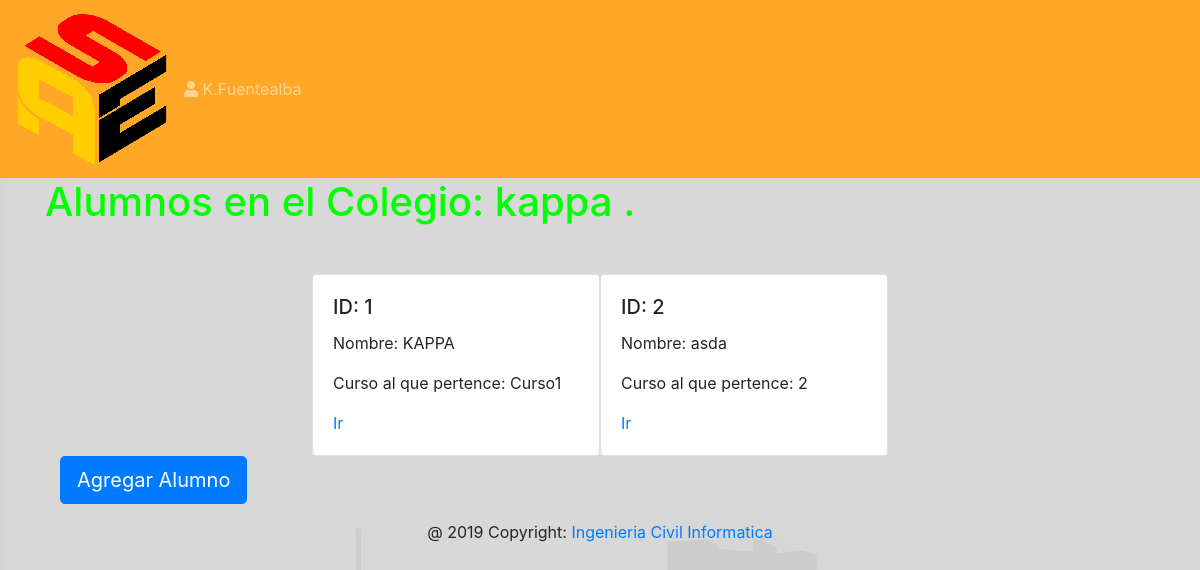
Page /Alumnos/ (signed in) on the earlier database version.
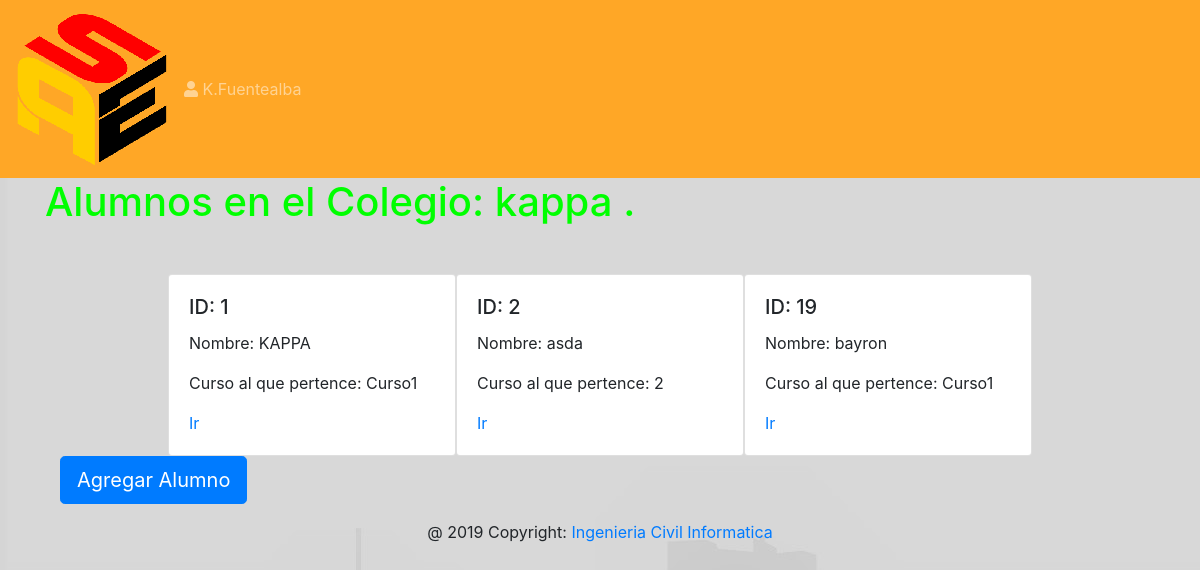
Same page on the later database version.
### Registro/models.py (models this page shows, shortened)
class Alumno(models.Model):
	user = models.OneToOneField(User, on_delete=models.CASCADE, blank=True, null=True)
	GENDER_CHOICES = (
        ('M', 'Male'),
        ('F', 'Female'),
    )
	rut=models.CharField(max_length=10)
	usercreado=models.PositiveIntegerField(default=0, blank=True, null=True)
	tipouser=models.PositiveIntegerField(blank=True, null=True)
	nombre=models.CharField(max_length=20)
	apellido=models.CharField(max_length=20)
	fechanacimiento=models.DateTimeField()
	curso=models.ForeignKey(Curso,on_delete=models.CASCADE)
	sexo = models.CharField(max_length=1,choices=GENDER_CHOICES)
	alumno=models.Manager()

class Curso(models.Model):
	nombrecurso=models.CharField(max_length=20)
	codigo_curso=models.CharField(max_length=4)
	colegio= models.ForeignKey(Colegio,on_delete=models.CASCADE)
	cursos=models.Manager()

### Registro/views.py (the view)
# urls.py: url(r'Alumnos/',views.AlumnosView.as_view(),name="Alumnos"),
class AlumnosView(LoginRequiredMixin, TemplateView):
	def get(self,request,**kwargs):
		return render(request,'Alumnos.html',{'alumno':Alumno.alumno.all(),'tipo':2,'colegio':Colegio.colegios.get(id=request.user.last_name)})

### Registro/templates/Alumnos.html (shortened to what this page needs)
{% extends 'base.html' %}
{% block content %}
{% ifequal tipo 2%}
<h1>Alumnos en el Colegio: {{colegio.nombre}} .</h1>
 <div class="container">
 	<div class="row mt-5 justify-content-center">
 {% for alumnos in alumno %}
 		<div class="card" style="width: 18rem;">
 			<div class="card-body">
 				<h5 class="card-title">ID: {{alumnos.id}}</h5>
 				<p class="card-text">Nombre: {{alumnos.nombre}}</p>
 				<p class="card-text">Curso al que pertence: {{alumnos.curso.nombrecurso}}</p>
 				<a href="/alumno/{{alumnos.id}} " class="card-link">Ir</a>
 			</div>
 		</div>
 {% endfor %}
 	</div>
 	<a class="btn btn-primary btn-lg" href="/alumno/create/" role="button">Agregar Alumno</a>
 </div>
{% endifequal%}
{% endblock %}

Differences in the rows shown:
added Alumno: id "19", nombre "bayron", curso.nombrecurso "Curso1"
